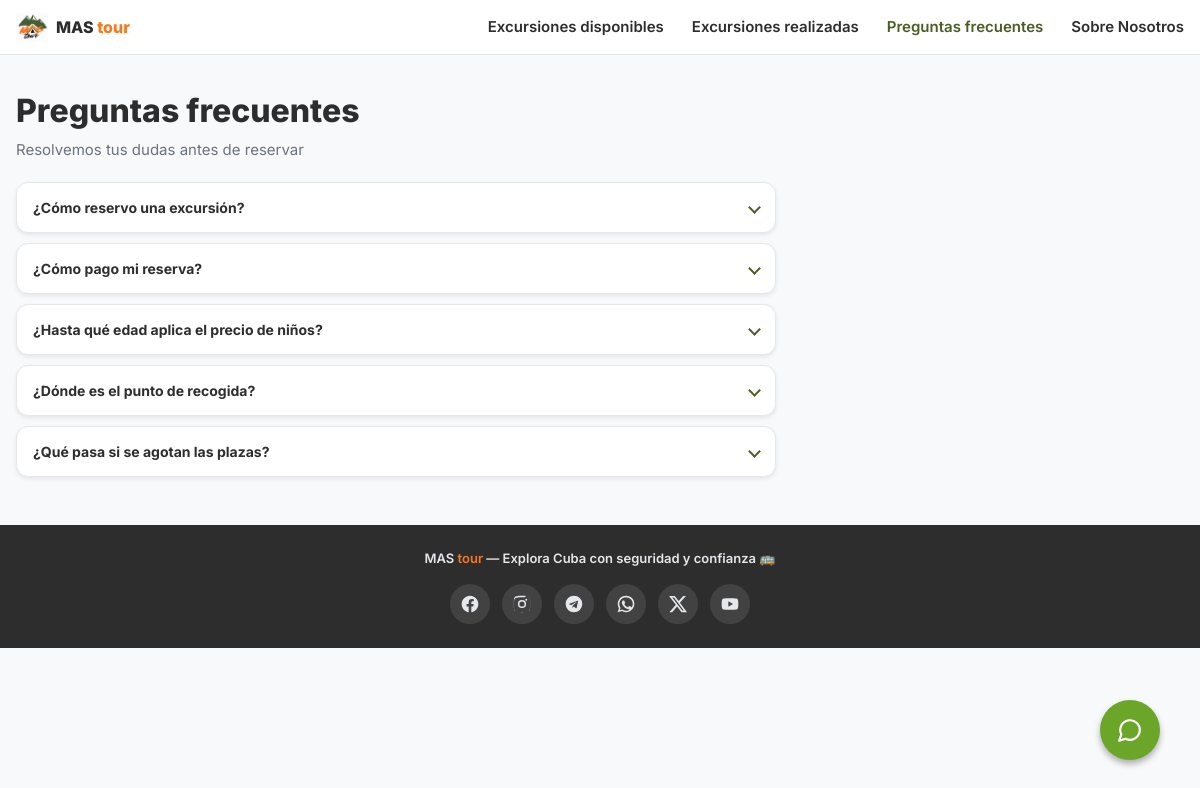
The app's page /preguntas-frecuentes/ with its own data.
### tours/models.py (models this page shows, shortened)
class Faq(models.Model):
    question: models.CharField = models.CharField('pregunta', max_length=300)
    answer: models.TextField = models.TextField('respuesta')
    order: models.PositiveIntegerField = models.PositiveIntegerField('orden', default=0)
    is_active: models.BooleanField = models.BooleanField('activa', default=True)
    class Meta:
        verbose_name = 'pregunta frecuente'
        verbose_name_plural = 'preguntas frecuentes'
        ordering = ['order', 'id']

class SocialLink(models.Model):
    class Platform(models.TextChoices):
        INSTAGRAM = 'instagram', 'Instagram'
        FACEBOOK = 'facebook', 'Facebook'
        WHATSAPP = 'whatsapp', 'WhatsApp'
        YOUTUBE = 'youtube', 'YouTube'
        X = 'x', 'X'
        TELEGRAM = 'telegram', 'Telegram'
    platform: models.CharField = models.CharField(
        'plataforma', max_length=20, choices=Platform.choices, unique=True
    )
    url: models.URLField = models.URLField(
        'enlace', help_text='URL del perfil, ej. https://instagram.com/mastour'
    )
    is_active: models.BooleanField = models.BooleanField('activo', default=True)
    class Meta:
        verbose_name = 'red social'
        verbose_name_plural = 'redes sociales'
        ordering = ['platform']

### tours/views.py (the view)
# urls.py: path('preguntas-frecuentes/', views.faq, name='faq'),
def faq(request: HttpRequest) -> HttpResponse:
    faqs = Faq.objects.filter(is_active=True)
    return render(request, 'tours/faq.html', {'faqs': faqs})

### tours/context_processors.py (called while the page is built)
def social_links(request: HttpRequest) -> dict:
    return {'social_links': SocialLink.objects.filter(is_active=True)}

### templates/tours/faq.html (shortened to what this page needs)
{% extends 'base.html' %}
{% block content %}
<div class="page-heading">
    <h1 class="page-title">Preguntas frecuentes</h1>
    <p class="page-subtitle">Resolvemos tus dudas antes de reservar</p>
</div>
{% if faqs %}
    <div class="faq-list">
        {% for faq in faqs %}
            <details class="faq-item">
                <summary class="faq-item__question">
                    {{ faq.question }}
                    <span class="faq-item__icon" aria-hidden="true"></span>
                </summary>
            </details>
        {% endfor %}
    </div>
{% endif %}
{% endblock %}

### templates/base.html (shortened to what this page needs)
{% load static %}
<!DOCTYPE html>
<html lang="es">
<head>
    <link rel="stylesheet" href="{% static 'css/styles.css' %}">
</head>
<body>
    <header class="site-header">
        <div class="container header-inner">
            <a href="{% url 'tours:excursion_list' %}" class="brand">
                <img src="{% static 'img/logo.png' %}" alt="MAS tour" class="brand__logo">
                <span class="brand__name">MAS <span class="brand__accent">tour</span></span>
            </a>
            {% with current_page=request.resolver_match.url_name %}
            <nav class="main-nav" id="main-nav">
                <a href="{% url 'tours:excursion_list' %}"
                   class="main-nav__link {% if current_page != 'about' and current_page != 'past_excursions' and current_page != 'faq' %}main-nav__link--active{% endif %}">Excursiones disponibles</a>
                <a href="{% url 'tours:past_excursions' %}"
                   class="main-nav__link {% if current_page == 'past_excursions' %}main-nav__link--active{% endif %}">Excursiones realizadas</a>
                <a href="{% url 'tours:faq' %}"
                   class="main-nav__link {% if current_page == 'faq' %}main-nav__link--active{% endif %}">Preguntas frecuentes</a>
                <a href="{% url 'tours:about' %}"
                   class="main-nav__link {% if current_page == 'about' %}main-nav__link--active{% endif %}">Sobre Nosotros</a>
            </nav>
            {% endwith %}
        </div>
    </header>
    <main class="container">
        {% block content %}{% endblock %}
    </main>
    <footer class="site-footer">
        <div class="container footer-inner">
            <p class="footer-brand">MAS <span class="brand__accent">tour</span> — Explora Cuba con seguridad y confianza 🚌</p>
            {% if social_links %}
                <div class="social-links">
                    {% for link in social_links %}
                        <a href="{{ link.url }}" target="_blank" rel="noopener" class="social-links__item"
                           aria-label="{{ link.get_platform_display }}" title="{{ link.get_platform_display }}">
                            {% if link.platform == 'instagram' %}
                                <svg width="20" height="20" viewBox="0 0 24 24" fill="currentColor"><path d="M12 2.2c3.2 0 3.6 0 4.8.07 1.2.05 1.8.24 2.2.4.56.22.96.48 1.38.9.42.42.68.82.9 1.38.16.4.35 1 .4 2.2.07 1.2.07 1.6.07 4.85s0 3.6-.07 4.85c-.05 1.2-.24 1.8-.4 2.2a3.7 3.7 0 0 1-.9 1.38 3.7 3.7 0 0 1-1.38.9c-.4.16-1 .35-2.2.4-1.2.07-1.6.07-4.8.07s-3.6 0-4.8-.07c-1.2-.05-1.8-.24-2.2-.4a3.7 3.7 0 0 1-1.38-.9 3.7 3.7 0 0 1-.9-1.38c-.16-.4-.35-1-.4-2.2C2.2 15.6 2.2 15.2 2.2 12s0-3.6.07-4.85c.05-1.2.24-1.8.4-2.2.22-.56.48-.96.9-1.38.42-.42.82-.68 1.38-.9.4-.16 1-.35 2.2-.4C8.4 2.2 8.8 2.2 12 2.2m0 1.8c-3.15 0-3.52 0-4.76.07-1.15.05-1.77.24-2.18.4-.55.22-.94.47-1.35.88-.4.41-.66.8-.87 1.35-.17.41-.36 1.03-.41 2.18C2.36 8.48 2.35 8.85 2.35 12s0 3.52.08 4.76c.05 1.15.24 1.77.4 2.18.22.55.47.94.88 1.35.41.4.8.66 1.35.87.41.17 1.03.36 2.18.41 1.24.07 1.61.08 4.76.08s3.52 0 4.76-.08c1.15-.05 1.77-.24 2.18-.4.55-.22.94-.47 1.35-.88.4-.41.66-.8.87-1.35.17-.41.36-1.03.41-2.18.07-1.24.08-1.61.08-4.76s0-3.52-.08-4.76c-.05-1.15-.24-1.77-.4-2.18a2.9 2.9 0 0 0-.88-1.35 2.9 2.9 0 0 0-1.35-.87c-.41-.17-1.03-.36-2.18-.41C15.52 4 15.15 4 12 4m0 3.06a4.94 4.94 0 1 1 0 9.88 4.94 4.94 0 0 1 0-9.88m0 1.8a3.14 3.14 0 1 0 0 6.28 3.14 3.14 0 0 0 0-6.28m6.28-2.03a1.15 1.15 0 1 1-2.3 0 1.15 1.15 0 0 1 2.3 0"/></svg>
                            {% elif link.platform == 'facebook' %}
                                <svg width="20" height="20" viewBox="0 0 24 24" fill="currentColor"><path d="M22 12.06C22 6.5 17.52 2 12 2S2 6.5 2 12.06c0 5.02 3.66 9.18 8.44 9.94v-7.03H7.9v-2.9h2.54V9.85c0-2.52 1.5-3.9 3.77-3.9 1.1 0 2.24.2 2.24.2v2.46H15.2c-1.24 0-1.63.78-1.63 1.57v1.88h2.78l-.45 2.9h-2.33V22c4.78-.76 8.44-4.92 8.44-9.94"/></svg>
                            {% elif link.platform == 'whatsapp' %}
                                <svg width="20" height="20" viewBox="0 0 24 24" fill="currentColor"><path d="M12.04 2a9.9 9.9 0 0 0-8.5 14.96L2 22l5.16-1.5A9.9 9.9 0 1 0 12.04 2m0 1.8a8.1 8.1 0 1 1-4.1 15.1l-.3-.17-3.06.9.92-3-.2-.31A8.1 8.1 0 0 1 12.05 3.8m-3.3 3.9c-.2 0-.5.07-.77.36-.26.29-1 .98-1 2.4 0 1.4 1.03 2.77 1.17 2.96.14.2 2 3.2 4.93 4.36 2.44.96 2.94.77 3.47.72.53-.05 1.7-.7 1.94-1.37.24-.67.24-1.25.17-1.37-.07-.12-.26-.2-.55-.34-.29-.14-1.7-.84-1.97-.94-.26-.1-.46-.14-.65.15-.19.29-.74.93-.9 1.12-.17.2-.34.22-.62.07-.29-.14-1.22-.45-2.32-1.43a8.6 8.6 0 0 1-1.6-2c-.17-.28-.02-.44.13-.58.13-.13.28-.34.43-.5.14-.17.19-.3.29-.49.1-.19.05-.36-.03-.5-.07-.15-.63-1.56-.89-2.13-.23-.5-.47-.44-.65-.45z"/></svg>
                            {% elif link.platform == 'youtube' %}
                                <svg width="20" height="20" viewBox="0 0 24 24" fill="currentColor"><path d="M21.58 7.19a2.5 2.5 0 0 0-1.76-1.77C18.25 5 12 5 12 5s-6.25 0-7.82.42A2.5 2.5 0 0 0 2.42 7.2C2 8.76 2 12 2 12s0 3.24.42 4.81a2.5 2.5 0 0 0 1.76 1.77C5.75 19 12 19 12 19s6.25 0 7.82-.42a2.5 2.5 0 0 0 1.76-1.77C22 15.24 22 12 22 12s0-3.24-.42-4.81M10 15.2V8.8L15.6 12z"/></svg>
                            {% elif link.platform == 'x' %}
                                <svg width="20" height="20" viewBox="0 0 24 24" fill="currentColor"><path d="M18.24 2.25h3.31l-7.23 8.26 8.5 11.24h-6.66l-5.21-6.82-5.97 6.82H1.67l7.73-8.84L1.25 2.25h6.83l4.71 6.23zm-1.16 17.52h1.83L7.08 4.13H5.12z"/></svg>
                            {% elif link.platform == 'telegram' %}
                                <svg width="20" height="20" viewBox="0 0 24 24" fill="currentColor"><path d="M11.94 2a10 10 0 1 0 10 10 10 10 0 0 0-10-10m4.91 6.8-1.64 7.73c-.12.55-.45.68-.9.42l-2.5-1.84-1.2 1.16a.63.63 0 0 1-.5.25l.18-2.54 4.61-4.17c.2-.18-.05-.28-.31-.1l-5.7 3.59-2.46-.77c-.53-.17-.54-.53.11-.79l9.62-3.7c.44-.17.83.1.69.76"/></svg>
                            {% endif %}
                        </a>
                    {% endfor %}
                </div>
            {% endif %}
        </div>
    </footer>
    <div class="chatbot" id="chatbot">
        <button type="button" class="chatbot__fab" id="chatbot-fab" aria-label="Abrir chat" aria-expanded="false">
            <svg width="26" height="26" viewBox="0 0 24 24" fill="none" stroke="#ffffff" stroke-width="2" stroke-linecap="round" stroke-linejoin="round"><path d="M7.9 20A9 9 0 1 0 4 16.1L2 22Z"/></svg>
        </button>
    </div>
</body>
</html>

### static/css/styles.css (style rules this page uses)
:root { --color-primary: #4a5d23; --color-accent: #f47920; --color-gold: #c8963e; --color-whatsapp: #25d366; --color-text: #2d2d2d; --color-muted: #6b7280; --color-bg: #f8f9fa; --color-surface: #ffffff; --color-border: #e5e7eb; --color-soft: #f3f4f6; --color-chip-green-bg: #eaf5ea; --color-chip-green-text: #2e7d32; --color-chip-red-bg: #fee2e2; --color-chip-red-text: #d32f2f; --radius: 12px; --radius-sm: 8px; --radius-xs: 6px; --shadow: 0 2px 8px rgba(0, 0, 0, 0.08); --shadow-soft: 0 2px 4px rgba(0, 0, 0, 0.08); }
* { box-sizing: border-box; }
body { margin: 0; font-family: 'Inter', system-ui, -apple-system, 'Segoe UI', sans-serif; color: var(--color-text); background: var(--color-bg); line-height: 1.5; }
img { max-width: 100%; display: block; }
a { color: var(--color-primary); }
.container { width: 100%; max-width: 1200px; margin: 0 auto; padding: 0 16px; }
.site-header { background: var(--color-surface); border-bottom: 1px solid var(--color-border); position: sticky; top: 0; z-index: 1000; }
.header-inner { display: flex; align-items: center; justify-content: space-between; padding-top: 12px; padding-bottom: 12px; }
.brand { display: flex; align-items: center; gap: 8px; text-decoration: none; }
.brand__logo { width: 32px; height: 30px; object-fit: contain; }
.brand__name { font-size: 16px; font-weight: 800; color: var(--color-text); }
.brand__accent { color: var(--color-accent); }
.main-nav { display: none; align-items: center; gap: 28px; }
.main-nav__link { font-size: 15px; font-weight: 600; color: var(--color-text); text-decoration: none; }
.main-nav__link--active, .main-nav__link:hover { color: var(--color-primary); }
.site-header .container { position: relative; }
.site-footer { margin-top: 48px; padding: 24px 0; background: var(--color-text); color: #e5e7eb; font-size: 13px; font-weight: 600; }
.footer-inner { display: flex; flex-direction: column; align-items: center; gap: 16px; text-align: center; }
.footer-brand { margin: 0; }
.social-links { display: flex; align-items: center; gap: 12px; }
.social-links__item { display: flex; align-items: center; justify-content: center; width: 40px; height: 40px; border-radius: 50%; background: rgba(255, 255, 255, 0.1); color: #e5e7eb; transition: background 0.15s ease, color 0.15s ease; }
main.container { padding-top: 20px; }
.page-heading { margin-bottom: 20px; }
.page-title { font-size: 24px; font-weight: 800; margin: 0 0 4px; }
.page-subtitle { font-size: 14px; color: var(--color-muted); margin: 0; }
.faq-list { display: flex; flex-direction: column; gap: 10px; max-width: 760px; }
.faq-item { background: var(--color-surface); border: 1px solid var(--color-border); border-radius: var(--radius); box-shadow: var(--shadow-soft); overflow: hidden; }
.faq-item__question { display: flex; align-items: center; justify-content: space-between; gap: 12px; padding: 14px 16px; font-size: 14px; font-weight: 700; cursor: pointer; list-style: none; }
.faq-item__icon { flex-shrink: 0; width: 9px; height: 9px; border-right: 2px solid var(--color-primary); border-bottom: 2px solid var(--color-primary); transform: rotate(45deg); transition: transform 0.15s ease; }
@media (min-width: 600px) { .page-title { font-size: 28px; } }
@media (min-width: 960px) { main.container { padding-top: 32px; } }
@media (min-width: 960px) { .main-nav { display: flex; } }
@media (min-width: 960px) { .page-title { font-size: 32px; } }
@media (min-width: 960px) { .page-subtitle { font-size: 15px; } }
:root { --color-chat: #6ba629; }
.chatbot__fab { position: fixed; right: 16px; bottom: 16px; width: 60px; height: 60px; border: none; border-radius: 50%; background: var(--color-chat); display: flex; align-items: center; justify-content: center; cursor: pointer; box-shadow: 0 4px 6px rgba(0, 0, 0, 0.3); z-index: 1100; transition: transform 0.15s ease; }
@media (min-width: 768px) { .chatbot__fab { right: 24px; bottom: 24px; } }
@media (min-width: 1024px) { .chatbot__fab { right: 40px; bottom: 40px; } }

### records on screen
Faq: question "¿Cómo reservo una excursión?"
Faq: question "¿Cómo pago mi reserva?"
Faq: question "¿Hasta qué edad aplica el precio de niños?"
Faq: question "¿Dónde es el punto de recogida?"
Faq: question "¿Qué pasa si se agotan las plazas?"
SocialLink: platform "facebook" (drawn)
SocialLink: platform "instagram" (drawn)
SocialLink: platform "telegram" (drawn)
SocialLink: platform "whatsapp" (drawn)
SocialLink: platform "x" (drawn)
SocialLink: platform "youtube" (drawn)
